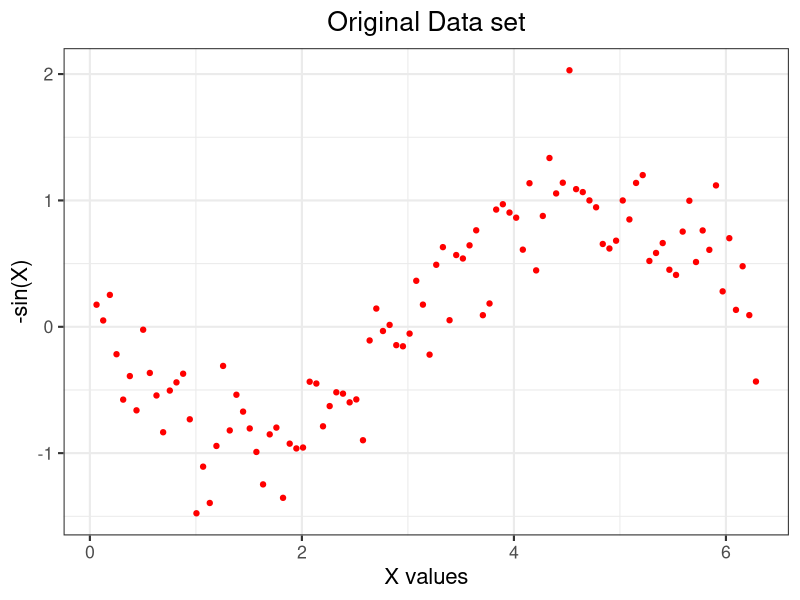
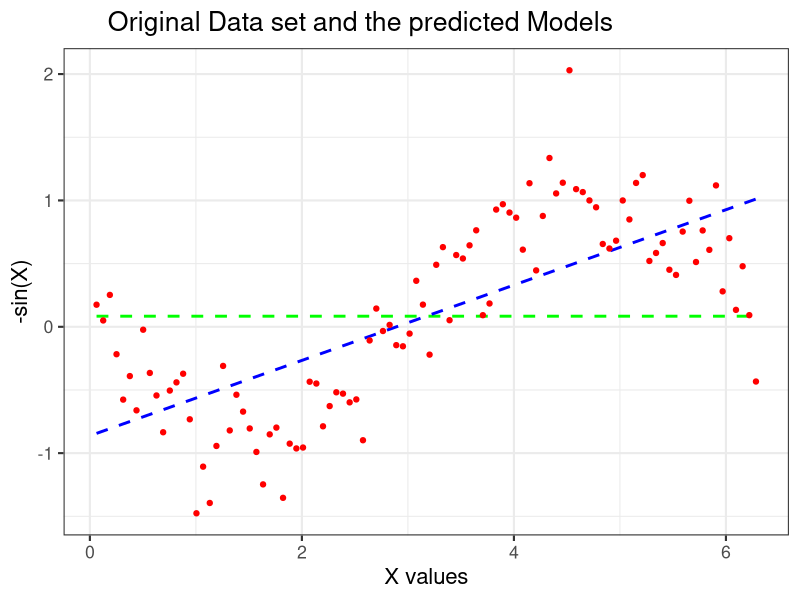

Reproduce these figures in R, in order.
library(readr)
library(ggplot2)
library(tidyverse)
theme_set(theme_bw(16))

#########################################################
################## Visulaising the Dataset###############
#########################################################

x<-seq(from = 2*pi/100,to = 2*pi,2*pi/100)
x ## Printing x values
error <- rnorm(100,mean = 0, sd = sqrt(0.1))
y <- -sin(x)+error
y## printing y vakues


#plotting the dataset
Data_set <- data.frame(x,y)
Org_Dataplot <- ggplot(data = Data_set, aes(x= x,y=y))+
  geom_point(color = "red")+
  labs(x = "X values", y = "-sin(X)",
       title ="Original Data set")+
  theme(plot.title=element_text(hjust=0.5))
Org_Dataplot #plotting the dataset

#########################################################
########################################################

#defining the models
H_0 = lm(y ~ 1, data = Data_set) ## constant y model
H_1 = lm(y ~ poly(x, degree = 1), data = Data_set)  ## straight ine model

## plotting the models
set.seed(300)
ggplot(data = Data_set, aes(x= x, y = y))+
  geom_line(aes(x, predict(H_0, newdata = data.frame(x=x))),
            col = "green", lwd = 1, lty = 2)+
  geom_line(aes(x, predict(H_1, newdata = data.frame(x=x))),
            col = "blue", lwd = 1, lty = 2)+
  geom_point(data = Data_set, aes(x= x,y=y),col = "red")+
  labs(x = "X values", y = "-sin(X)",
       title ="Original Data set and the predicted Models",color = "Legend")+
  theme(plot.title=element_text(hjust=0.2))+
  scale_colour_manual(values = colors)
  
  #################################################################################
## Green is H0, bue is H1 and red is original data
#################################################################################

## Defining Bias
get_bias = function(estimate, truth) {
  mean(estimate) - truth
}

## Defining MSE
get_mse = function(bias, variance) {
  variance+bias^2
}

## Defining Variance
get_var = function(estimate) {
  mean((estimate - mean(estimate)) ^ 2)
}


set.seed(300)

n_rep = 10000 # number of iterations
n_models = 2 # number of models
prediction_x0<-matrix(0,nrow=100,ncol=2)#here 100 rows represent 100 iterations,and 2 columns are for 2 models h1 and h0
x0=1

for (i in 1:100){
  Samples <- Data_set[sample(nrow(Data_set), 3,replace=FALSE),]


H_0 = lm(y ~ 1, data = Samples) ## constant y model
H_1 = lm(y ~x, data = Samples)  ## straight line model

prediction_x0[i,]=c(                                                  ##Here we predicted values for x=1, for every(100) models, predicted from 
  predict(H_0,newdata=data.frame(x=x0)),                              ##and then appended that to matrix which represents in column 1 values of h0 for x=1
  predict(H_1,newdata=data.frame(x=x0))                               ##and in column 2 values of h1 for x=1
)

}


bias = apply(prediction_x0, 2, get_bias,-sin(x0)) ##This calculates bias at point x=1, from predictions_x0 matrix in which we already have predicted values(estimates) at x=1 and calculate true value at x=1 using our true function then calculated bias at that point
variance = apply(prediction_x0, 2, get_var)  ##
mse = get_mse(bias,variance)
bias_of_h0<-bias[1]
bias_of_h1<-bias[2]
variance_of_h0<-variance[1]
variance_of_h1<-variance[2]
bias_of_h0
bias_of_h1
mse
mse_for_h0<-mse[1]
mse_for_h1<-mse[2]
variance_of_h0
variance_of_h1

